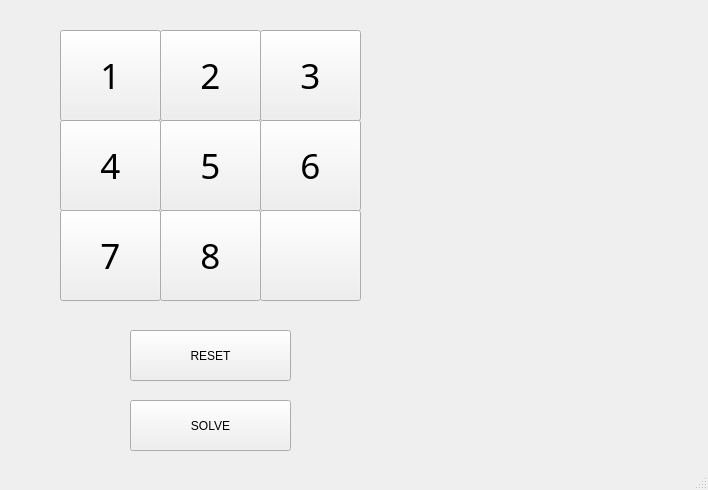
<?xml version="1.0" encoding="UTF-8"?>
<ui version="4.0">
 <class>MainWindow</class>
 <widget class="QMainWindow" name="MainWindow">
  <property name="geometry">
   <rect>
    <x>0</x>
    <y>0</y>
    <width>708</width>
    <height>490</height>
   </rect>
  </property>
  <property name="windowTitle">
   <string>8puzzle </string>
  </property>
  <widget class="QWidget" name="centralwidget">
   <widget class="QPushButton" name="btn0">
    <property name="geometry">
     <rect>
      <x>60</x>
      <y>30</y>
      <width>101</width>
      <height>91</height>
     </rect>
    </property>
    <property name="font">
     <font>
      <family>Cooper Black</family>
      <pointsize>26</pointsize>
      <weight>50</weight>
      <bold>false</bold>
     </font>
    </property>
    <property name="text">
     <string>1</string>
    </property>
   </widget>
   <widget class="QPushButton" name="btn1">
    <property name="geometry">
     <rect>
      <x>160</x>
      <y>30</y>
      <width>101</width>
      <height>91</height>
     </rect>
    </property>
    <property name="font">
     <font>
      <family>Cooper Black</family>
      <pointsize>26</pointsize>
      <weight>50</weight>
      <bold>false</bold>
     </font>
    </property>
    <property name="text">
     <string>2</string>
    </property>
   </widget>
   <widget class="QPushButton" name="btn2">
    <property name="geometry">
     <rect>
      <x>260</x>
      <y>30</y>
      <width>101</width>
      <height>91</height>
     </rect>
    </property>
    <property name="font">
     <font>
      <family>Cooper Black</family>
      <pointsize>26</pointsize>
      <weight>50</weight>
      <bold>false</bold>
     </font>
    </property>
    <property name="text">
     <string>3</string>
    </property>
   </widget>
   <widget class="QPushButton" name="btn3">
    <property name="geometry">
     <rect>
      <x>60</x>
      <y>120</y>
      <width>101</width>
      <height>91</height>
     </rect>
    </property>
    <property name="font">
     <font>
      <family>Cooper Black</family>
      <pointsize>26</pointsize>
      <weight>50</weight>
      <bold>false</bold>
     </font>
    </property>
    <property name="text">
     <string>4</string>
    </property>
   </widget>
   <widget class="QPushButton" name="btn4">
    <property name="geometry">
     <rect>
      <x>160</x>
      <y>120</y>
      <width>101</width>
      <height>91</height>
     </rect>
    </property>
    <property name="font">
     <font>
      <family>Cooper Black</family>
      <pointsize>26</pointsize>
      <weight>50</weight>
      <bold>false</bold>
     </font>
    </property>
    <property name="text">
     <string>5</string>
    </property>
   </widget>
   <widget class="QPushButton" name="btn5">
    <property name="geometry">
     <rect>
      <x>260</x>
      <y>120</y>
      <width>101</width>
      <height>91</height>
     </rect>
    </property>
    <property name="font">
     <font>
      <family>Cooper Black</family>
      <pointsize>26</pointsize>
      <weight>50</weight>
      <bold>false</bold>
     </font>
    </property>
    <property name="text">
     <string>6</string>
    </property>
   </widget>
   <widget class="QPushButton" name="btn6">
    <property name="geometry">
     <rect>
      <x>60</x>
      <y>210</y>
      <width>101</width>
      <height>91</height>
     </rect>
    </property>
    <property name="font">
     <font>
      <family>Cooper Black</family>
      <pointsize>26</pointsize>
      <weight>50</weight>
      <bold>false</bold>
     </font>
    </property>
    <property name="text">
     <string>7</string>
    </property>
   </widget>
   <widget class="QPushButton" name="btn7">
    <property name="geometry">
     <rect>
      <x>160</x>
      <y>210</y>
      <width>101</width>
      <height>91</height>
     </rect>
    </property>
    <property name="font">
     <font>
      <family>Cooper Black</family>
      <pointsize>26</pointsize>
      <weight>50</weight>
      <bold>false</bold>
     </font>
    </property>
    <property name="text">
     <string>8</string>
    </property>
   </widget>
   <widget class="QPushButton" name="btn8">
    <property name="geometry">
     <rect>
      <x>260</x>
      <y>210</y>
      <width>101</width>
      <height>91</height>
     </rect>
    </property>
    <property name="font">
     <font>
      <family>Cooper Black</family>
      <pointsize>26</pointsize>
      <weight>50</weight>
      <bold>false</bold>
     </font>
    </property>
    <property name="text">
     <string/>
    </property>
   </widget>
   <widget class="QPushButton" name="pushButton_10">
    <property name="geometry">
     <rect>
      <x>130</x>
      <y>330</y>
      <width>161</width>
      <height>51</height>
     </rect>
    </property>
    <property name="text">
     <string>RESET</string>
    </property>
   </widget>
   <widget class="QPushButton" name="pushButton_11">
    <property name="geometry">
     <rect>
      <x>130</x>
      <y>400</y>
      <width>161</width>
      <height>51</height>
     </rect>
    </property>
    <property name="text">
     <string>SOLVE</string>
    </property>
   </widget>
  </widget>
  <widget class="QMenuBar" name="menubar">
   <property name="geometry">
    <rect>
     <x>0</x>
     <y>0</y>
     <width>708</width>
     <height>18</height>
    </rect>
   </property>
  </widget>
  <widget class="QStatusBar" name="statusbar"/>
 </widget>
 <resources/>
 <connections/>
</ui>
